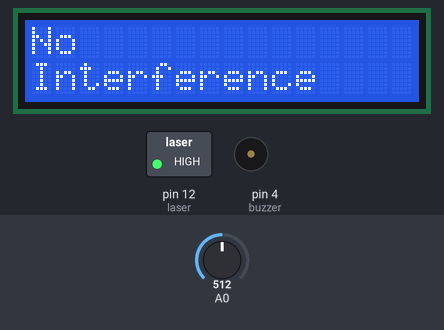
A sketch run on a simulated Arduino Uno, built with avr-gcc and run on an emulated ATmega328P. On the bench: 16×2 character LCD, switched loads named in the sketch (green lamp = pin HIGH), buzzer (waves = sounding). Inputs (shaded band) come from the test bench; at power-on: A0 = 512.

Above: at 1.2 s.
1.3 s: A0 set to 111
2.8 s: A0 set to 91
At 3.6 s:
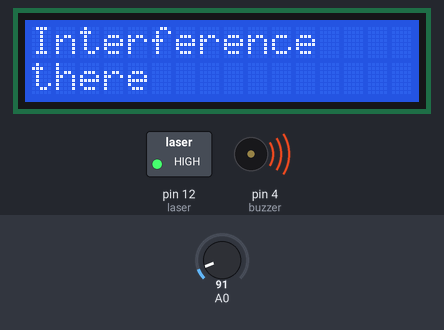
4.3 s: A0 set to 110
At 4.7 s:
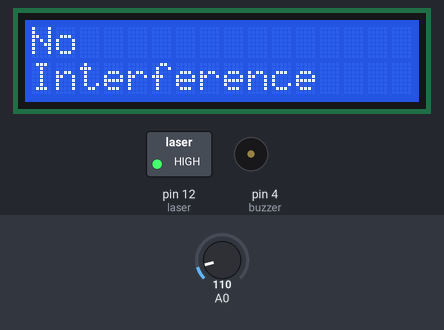
5.8 s: A0 set to 90
At 7.0 s:
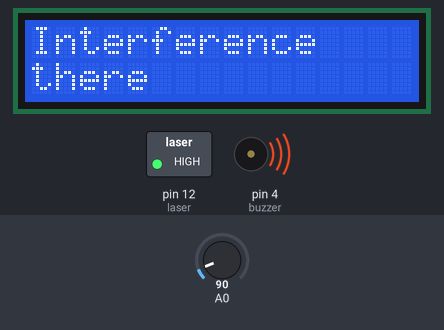
Timing chart, 0 to 8.3 s (numbered marks = the images above; inputs shaded):
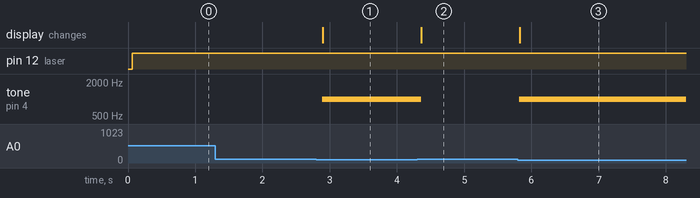

Measured:
- the behaviour switches between 101 and 100 on A0 (found by bisection; images 0 and 1)
- after the input at 1.3 s, every drawn part: stays the same
- after the input at 2.8 s, tone on pin 4 (buzzer): silent → 1000 Hz after 0.09 s; the display: changes after 0.09 s (image 1)
- after the input at 4.3 s, tone on pin 4 (buzzer): 1000 Hz → silent after 0.06 s; the display: changes after 0.06 s (image 2)
- after the input at 5.8 s, tone on pin 4 (buzzer): silent → 1000 Hz at once; the display: changes at once (image 3)

The sketch:

Laser_security_system.ino
```cpp
#include <LiquidCrystal.h>
int laser =12;
int buzzer=4;

LiquidCrystal lcd(2,3,6,7,8,9);
void setup(){
 pinMode(buzzer,OUTPUT);
 pinMode(laser,OUTPUT);

 lcd.begin(16,2);
 lcd.clear();
}
void loop(){
 lcd.clear();
 digitalWrite(laser,HIGH);
 int val=analogRead(A0);
 if (val>100){
  noTone(buzzer);
  lcd.setCursor(0,0);
  lcd.print("No ");
  lcd.setCursor(0,1);
  lcd.print("Interference");
  }
 else{
  tone(buzzer,1000);
  lcd.setCursor(0,0);
  lcd.print("Interference");
  lcd.setCursor(0,1);
  lcd.print("there");}
 delay(100);
}
```
